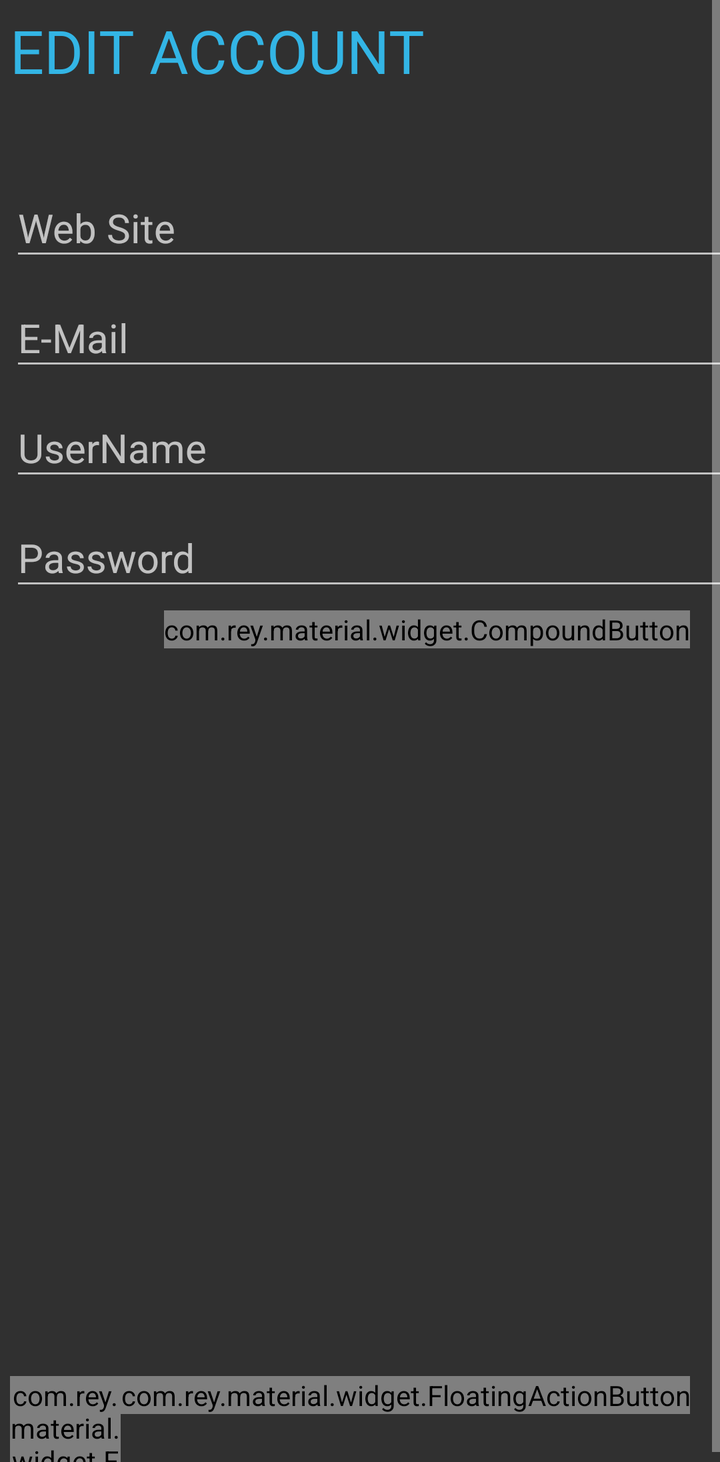
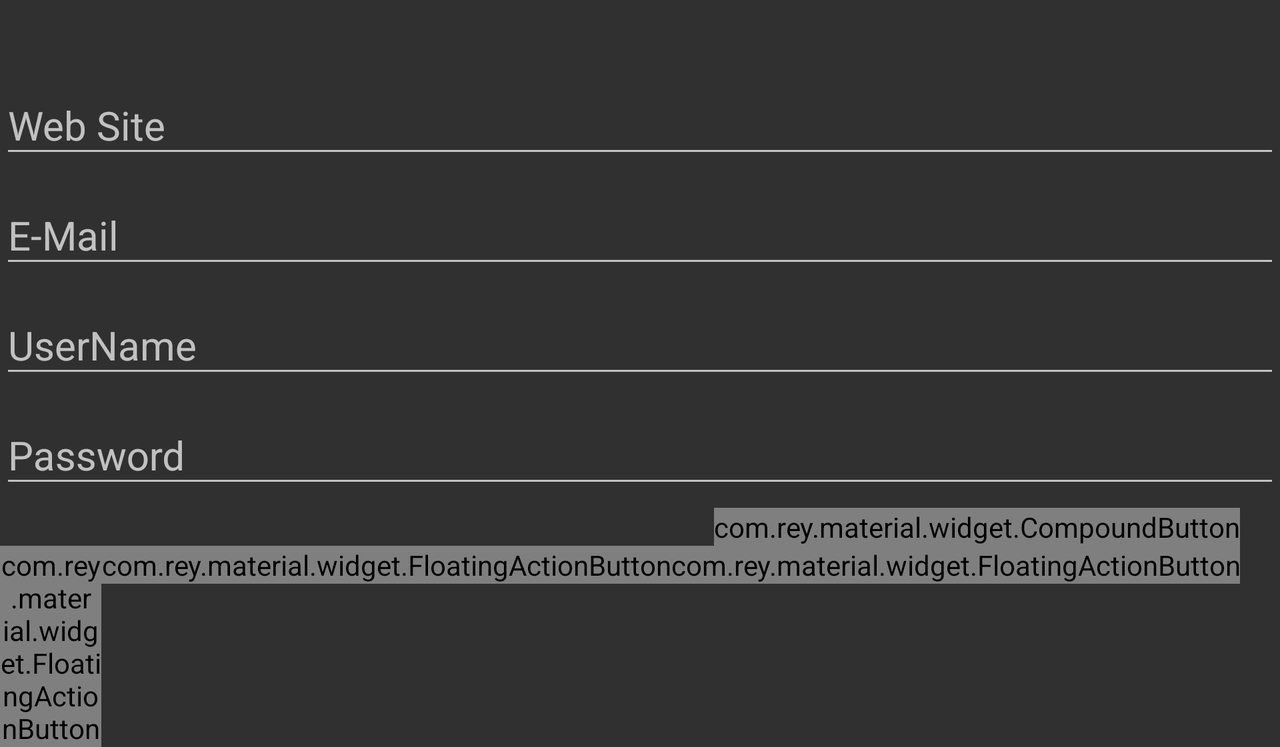

First picture: res/layout/ on a phone held upright. Second picture: the repository's own variant of that layout, on a device whose configuration matches the variant's folder. Source for both follows.
<!-- AndroidManifest.xml: application theme haniTheme -->
<!-- res/layout/fragment_update_account.xml -->
<?xml version="1.0" encoding="utf-8"?>
<ScrollView xmlns:android="http://schemas.android.com/apk/res/android"
    xmlns:app="http://schemas.android.com/apk/res-auto"
    android:layout_width="match_parent"
    android:layout_height="match_parent"
    android:fillViewport="true"
    android:scrollbarStyle="outsideOverlay">



<RelativeLayout xmlns:android="http://schemas.android.com/apk/res/android"
    xmlns:tools="http://schemas.android.com/tools"
    android:layout_width="match_parent"
    android:layout_height="match_parent"
    android:layout_margin="5sp"

    tools:context=".AddAccountFragment">

    <TextView
        android:id="@+id/AccountLBL"
        android:layout_width="wrap_content"
        android:layout_height="wrap_content"
        android:textSize="30sp"
        android:textColor="?attr/colorPrimary"
        android:text="EDIT ACCOUNT" />

    <LinearLayout
        android:id="@+id/update_Account_Layout"
        android:layout_width="match_parent"
        android:layout_height="wrap_content"
        android:orientation="vertical"
        android:layout_below="@id/AccountLBL"
        android:layout_centerHorizontal="true"
        android:layout_marginTop="35dp">

        <android.support.design.widget.TextInputLayout
            android:layout_width="match_parent"
            android:layout_height="wrap_content">

            <EditText
                android:id="@+id/webSiteTB"
                android:layout_width="match_parent"
                android:layout_height="wrap_content"
                android:hint="Web Site"
                android:inputType="text"
                android:textSize="20sp" />

        </android.support.design.widget.TextInputLayout>

        <android.support.design.widget.TextInputLayout
            android:layout_width="match_parent"
            android:layout_height="wrap_content">

            <EditText
                android:id="@+id/emailTB"
                android:layout_width="match_parent"
                android:layout_height="wrap_content"
                android:hint="E-Mail"
                android:imeOptions="actionUnspecified"
                android:inputType="text"
                android:maxLines="1"
                android:singleLine="true"
                android:textSize="20sp" />

        </android.support.design.widget.TextInputLayout>

        <android.support.design.widget.TextInputLayout
            android:layout_width="match_parent"
            android:layout_height="wrap_content">

            <EditText
                android:id="@+id/userNameTB"
                android:layout_width="match_parent"
                android:layout_height="wrap_content"
                android:hint="UserName"
                android:imeOptions="actionUnspecified"
                android:inputType="text"
                android:maxLines="1"
                android:singleLine="true"
                android:textSize="20sp" />

        </android.support.design.widget.TextInputLayout>

        <android.support.design.widget.TextInputLayout
            android:layout_width="match_parent"
            android:layout_height="wrap_content">

            <EditText
                android:id="@+id/passwordTB"
                android:layout_width="match_parent"
                android:layout_height="wrap_content"
                android:hint="Password"
                android:imeOptions="actionUnspecified"
                android:inputType="text"
                android:maxLines="3"
                android:singleLine="true"
                android:password="true"

                android:textSize="20sp" />

        </android.support.design.widget.TextInputLayout>
    </LinearLayout>

    <com.rey.material.widget.FloatingActionButton
        android:layout_width="wrap_content"
        android:layout_height="wrap_content"
        android:id="@+id/CancelFBTN"
        android:background="@drawable/back"
        android:layout_alignTop="@+id/updateFBTN"
        android:layout_toStartOf="@+id/updateFBTN" />

    <com.rey.material.widget.FloatingActionButton
        android:layout_width="wrap_content"
        android:layout_height="wrap_content"
        android:id="@+id/deleteFBTN"
        android:background="@drawable/delete"
        android:layout_alignTop="@+id/CancelFBTN"
        android:layout_toStartOf="@+id/CancelFBTN" />

    <com.rey.material.widget.FloatingActionButton
        android:layout_width="wrap_content"
        android:layout_height="wrap_content"
        android:id="@+id/updateFBTN"
        android:background="@drawable/edit"
        android:layout_alignParentBottom="true"
        android:layout_alignParentEnd="true"
        android:layout_marginEnd="20dp"
        android:layout_marginBottom="29dp" />

    <com.rey.material.widget.CompoundButton
        android:layout_width="wrap_content"
        android:layout_height="wrap_content"
        android:id="@+id/showPass"
        android:text="Show"
        android:textColor="?attr/colorAccent"
        android:layout_below="@+id/update_Account_Layout"
        android:layout_alignEnd="@+id/updateFBTN"
        android:layout_marginTop="5dp"
        android:textSize="20sp"/>

    </RelativeLayout>
</ScrollView>
<!-- resources referenced by this layout -->
<resources>
  <!-- drawable delete: png bitmap (drawable-xhdpi, 371 bytes) -->
  <!-- from res/values-v21/ -->
  <style name="haniTheme" parent="Theme.AppCompat.NoActionBar">
          <item name="colorAccent">@android:color/holo_blue_light</item>
          <item name="android:navigationBarColor">@android:color/transparent</item>
          <item name="android:statusBarColor">@android:color/transparent</item>
          <item name="colorPrimary">@android:color/holo_blue_light</item>
      </style>
</resources>
<!-- res/layout-land/fragment_update_account.xml (the repository's variant of the layout above) -->
<!-- drawn on the phone turned sideways -->
<?xml version="1.0" encoding="utf-8"?>
<ScrollView xmlns:android="http://schemas.android.com/apk/res/android"
    android:layout_width="match_parent"
    android:layout_height="match_parent"
    android:fillViewport="true"
    android:scrollbarStyle="outsideOverlay">
<RelativeLayout xmlns:android="http://schemas.android.com/apk/res/android"
    xmlns:tools="http://schemas.android.com/tools"
    android:layout_width="match_parent"
    android:layout_height="match_parent"

    tools:context=".AddAccountFragment">

    <LinearLayout
        android:id="@+id/update_Account_Layout"
        android:layout_width="match_parent"
        android:layout_height="wrap_content"
        android:orientation="vertical"
        android:layout_alignParentTop="true"
        android:layout_centerHorizontal="true"
        android:layout_marginTop="29dp">

        <android.support.design.widget.TextInputLayout
            android:layout_width="match_parent"
            android:layout_height="wrap_content">

            <EditText
                android:id="@+id/webSiteTB"
                android:layout_width="match_parent"
                android:layout_height="wrap_content"
                android:hint="Web Site"
                android:inputType="text"
                android:textSize="20sp" />

        </android.support.design.widget.TextInputLayout>

        <android.support.design.widget.TextInputLayout
            android:layout_width="match_parent"
            android:layout_height="wrap_content">

            <EditText
                android:id="@+id/emailTB"
                android:layout_width="match_parent"
                android:layout_height="wrap_content"
                android:hint="E-Mail"
                android:imeOptions="actionUnspecified"
                android:inputType="text"
                android:maxLines="1"
                android:singleLine="true"
                android:textSize="20sp" />

        </android.support.design.widget.TextInputLayout>

        <android.support.design.widget.TextInputLayout
            android:layout_width="match_parent"
            android:layout_height="wrap_content">

            <EditText
                android:id="@+id/userNameTB"
                android:layout_width="match_parent"
                android:layout_height="wrap_content"
                android:hint="UserName"
                android:imeOptions="actionUnspecified"
                android:inputType="text"
                android:maxLines="1"
                android:singleLine="true"
                android:textSize="20sp" />

        </android.support.design.widget.TextInputLayout>

        <android.support.design.widget.TextInputLayout
            android:layout_width="match_parent"
            android:layout_height="wrap_content">

            <EditText
                android:id="@+id/passwordTB"
                android:layout_width="match_parent"
                android:layout_height="wrap_content"
                android:hint="Password"
                android:imeOptions="actionUnspecified"
                android:inputType="text"
                android:maxLines="3"
                android:singleLine="true"
                android:password="true"

                android:textSize="20sp" />

        </android.support.design.widget.TextInputLayout>
    </LinearLayout>

    <com.rey.material.widget.FloatingActionButton
        android:layout_width="wrap_content"
        android:layout_height="wrap_content"
        android:id="@+id/CancelFBTN"
        android:background="@drawable/back"
        android:layout_below="@id/showPass"

        android:layout_toStartOf="@+id/updateFBTN" />
    <com.rey.material.widget.FloatingActionButton
        android:layout_width="wrap_content"
        android:layout_height="wrap_content"
        android:id="@+id/deleteFBTN"
        android:background="@drawable/delete"
        android:layout_below="@id/showPass"
        android:layout_toStartOf="@+id/CancelFBTN" />

    <com.rey.material.widget.FloatingActionButton
        android:layout_width="wrap_content"
        android:layout_height="wrap_content"
        android:id="@+id/updateFBTN"
        android:background="@drawable/edit"
        android:layout_alignParentEnd="true"
        android:layout_marginEnd="20dp"
        android:layout_below="@id/showPass"
        android:layout_marginTop="0sp"
        android:layout_marginBottom="29dp" />

    <com.rey.material.widget.CompoundButton
        android:layout_width="wrap_content"
        android:layout_height="wrap_content"
        android:id="@+id/showPass"
        android:text="Show"
        android:textColor="@color/colorAccent"
        android:layout_below="@+id/update_Account_Layout"
        android:layout_alignEnd="@+id/updateFBTN"
        android:layout_marginTop="5dp"
        android:textSize="20sp"/>

    </RelativeLayout>
</ScrollView>
<!-- resources referenced by the variant -->
<!-- as the phone turned sideways resolves them -->
<resources>
  <color name="colorAccent">#c2551b</color>
  <!-- drawable delete: png bitmap (drawable-xhdpi, 371 bytes) -->
  <!-- from res/values-v21/ -->
  <style name="haniTheme" parent="Theme.AppCompat.NoActionBar">
          <item name="colorAccent">@android:color/holo_blue_light</item>
          <item name="android:navigationBarColor">@android:color/transparent</item>
          <item name="android:statusBarColor">@android:color/transparent</item>
          <item name="colorPrimary">@android:color/holo_blue_light</item>
      </style>
</resources>
